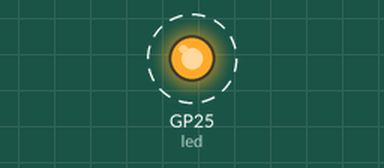
Simulated run of this program. Board: Raspberry Pi Pico running MicroPython. On the bench: output pins drawn as LEDs (lit = HIGH). Dashed ring = blinking.

Above: at 0.5 s.
Timing chart, 0 to 4.6 s (numbered marks = the images above):
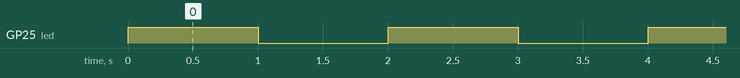

Measured:
- by itself, GP25 (led): alternates HIGH for 1.0 s and LOW for 1.0 s

The program:

basic-blink.py
```python
# Import the classes you need from existing Python modules
from machine import Pin
from time import sleep

# "LED" is a special designation for Pico's on-board LED.
# Change it to a number (without quote marks) when you want to use a GPIO pin.
# Pin.OUT is how you tell the board that you want to use the pin as an output.
led = Pin("LED", Pin.OUT)

# A while loop setup like this is an easy way to have code do something forever.
while True:
	led.on() # turn the on-board LED on
	sleep(1) # wait here for 1 second
	led.off() # turn the on-board LED off
	sleep(1) # wait here for 1 second
```
